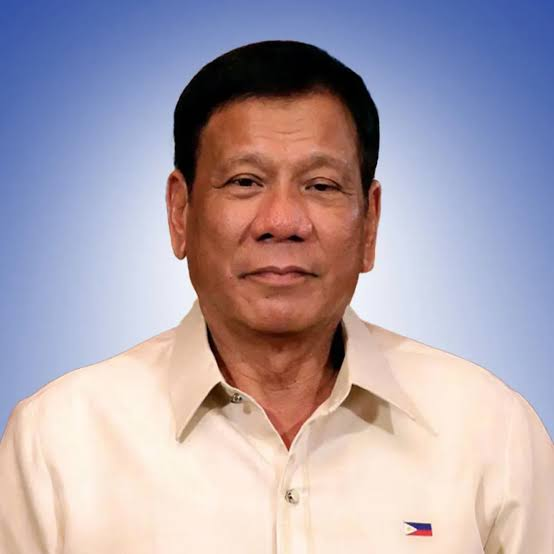
#> input picture v2-SPA/src/assets/resources/images/images.jpg, 554 x 554 px
$ python -i cropping.py   (imports and definitions only)
#> lines starting #> are read from the running program, lines starting #| are printed output that depends on the picture
import io
import cv2
import numpy as np
from PIL import Image, ImageOps

# Print quality DPI
DPI = 300

# PHOTO CONFIGURATION (actual print size @300dpi)
PHOTO_TYPES = {
    "1x1": {
        "width": 300,
        "height": 300,
        "crop_ratio": 1.0
    },
    "1.5x1.5": {
        "width": 450,
        "height": 450,
        "crop_ratio": 1.0
    },
    "2x2": {
        "width": 600,
        "height": 600,
        "crop_ratio": 1.0
    },
    # 35mm x 45mm
    "passport": {
        "width": 413,
        "height": 531,
        "crop_ratio": 35 / 45
    }
}


CASCADE_FILES = [
    "haarcascade_frontalface_default.xml",
    "haarcascade_frontalface_alt2.xml",
    "haarcascade_frontalface_alt.xml",
    "haarcascade_frontalface_alt_tree.xml",
]

# Detection parameter sets, ordered from strict to relaxed. Trying multiple
# parameter sets makes face detection robust to different image sizes, poses,
# and image-quality issues introduced by enhancement/background removal.
DETECTION_PARAM_SETS = [
    {"scaleFactor": 1.05, "minNeighbors": 6, "minSize": (35, 35), "flags": cv2.CASCADE_SCALE_IMAGE},
    {"scaleFactor": 1.10, "minNeighbors": 5, "minSize": (30, 30), "flags": cv2.CASCADE_SCALE_IMAGE},
    {"scaleFactor": 1.15, "minNeighbors": 4, "minSize": (25, 25), "flags": cv2.CASCADE_SCALE_IMAGE},
    {"scaleFactor": 1.20, "minNeighbors": 3, "minSize": (20, 20), "flags": cv2.CASCADE_SCALE_IMAGE},
]

# Upscale images smaller than this width before detection so the Haar cascade
# has enough resolution to find the face.
_MIN_DETECTION_WIDTH = 900


def _load_cascades():
    """Load every available Haar cascade classifier."""
    cascades = []
    for name in CASCADE_FILES:
        cascade = cv2.CascadeClassifier(cv2.data.haarcascades + name)
        if not cascade.empty():
            cascades.append(cascade)
    return cascades


_CASCADES = _load_cascades()


def _resize_for_detection(img, min_width=_MIN_DETECTION_WIDTH):
    """Upscale small images so faces are large enough for the Haar cascade."""
    h, w = img.shape[:2]
    if w >= min_width:
        return img, 1.0
    scale = min_width / float(w)
    new_size = (min_width, max(1, int(h * scale)))
    return cv2.resize(img, new_size, interpolation=cv2.INTER_CUBIC), scale


def _detect_faces(gray):
    """Detect faces using multiple cascades and parameter sets."""
    gray_work, scale = _resize_for_detection(gray)
    variants = [gray_work, cv2.equalizeHist(gray_work)]

    found = []
    for variant in variants:
        for cascade in _CASCADES:
            for params in DETECTION_PARAM_SETS:
                try:
                    faces = cascade.detectMultiScale(
                        variant,
                        scaleFactor=params["scaleFactor"],
                        minNeighbors=params["minNeighbors"],
                        minSize=params["minSize"],
                        flags=params["flags"],
                    )
                except cv2.error:
                    continue
                if len(faces) == 0:
                    continue
                faces = np.asarray(faces, dtype=np.float32)
                if scale != 1.0:
                    faces = faces / scale
                for (x, y, w, h) in faces:
                    found.append((int(x), int(y), int(w), int(h)))
    return found


# [212 lines left out: functions _merge_overlapping_boxes, _log_image, _decode_image, _clahe, crop_id_photo, not called in this run]

>>> import cv2
>>> picture = cv2.imread('../../v2-SPA/src/assets/resources/images/images.jpg', cv2.IMREAD_GRAYSCALE)
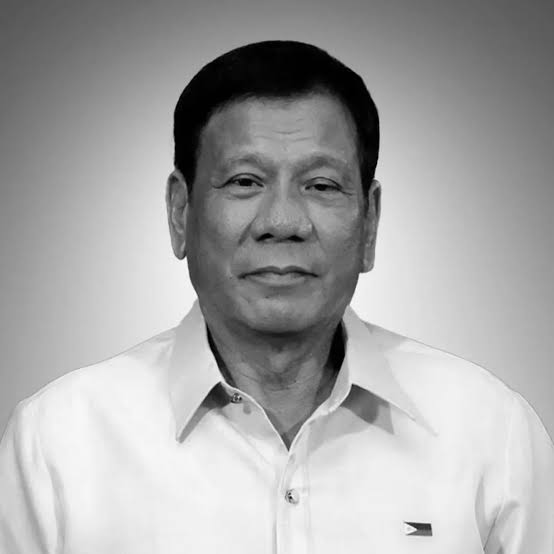
#> picture: shape (554, 554); min 0, max 255, mean 166.3
>>> result = _detect_faces(picture)
#> in _detect_faces, `gray_work, scale = _resize_for_detection(gray)`: scale = 1.62
#> the loop in _detect_faces, `for variant in variants:` made 2 passes
#> after the loop in _detect_faces, `for variant in variants:`: found = 33 items, first 6: (174, 97, 214, 214), (175, 99, 212, 212), (172, 96, 217, 217), (174, 100, 212, 212), (177, 100, 211, 211), (179, 103, 205, 205)
#> result has the same summary as found in _detect_faces

$ run again, on v2-SPA/src/assets/resources/images/imgBG.jpg
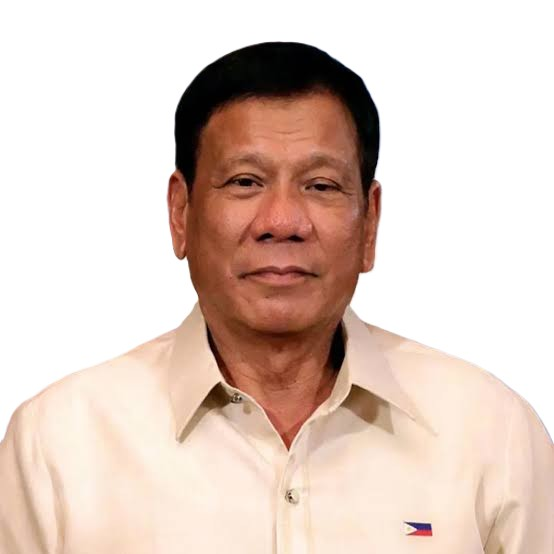
#> input picture v2-SPA/src/assets/resources/images/imgBG.jpg, 554 x 554 px
#> `picture = cv2.imread('../../v2-SPA/src/assets/resources/images/images...`:
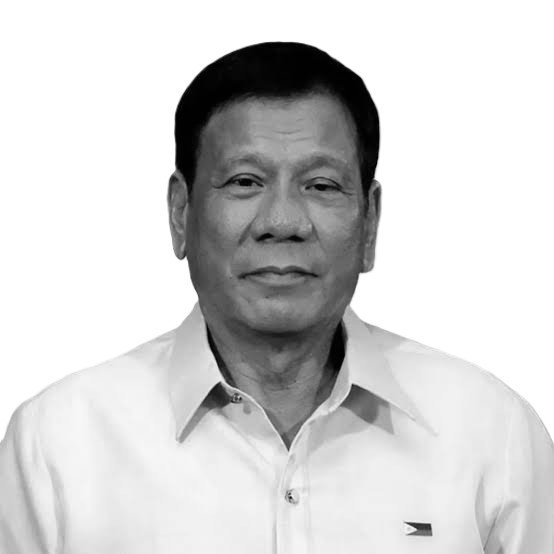
#> picture: shape (554, 554); min 0, max 255, mean 210.2
#> in _detect_faces, `gray_work, scale = _resize_for_detection(gray)`: scale = 1.62
#> the loop in _detect_faces, `for variant in variants:` made 2 passes
#> after the loop in _detect_faces, `for variant in variants:`: found = 33 items, first 6: (177, 99, 209, 209), (177, 99, 209, 209), (174, 97, 212, 212), (176, 102, 208, 208), (177, 100, 210, 210), (178, 103, 205, 205)
#> result has the same summary as found in _detect_faces

$ run again, on v2-SPA/src/assets/resources/images/id-photo.png
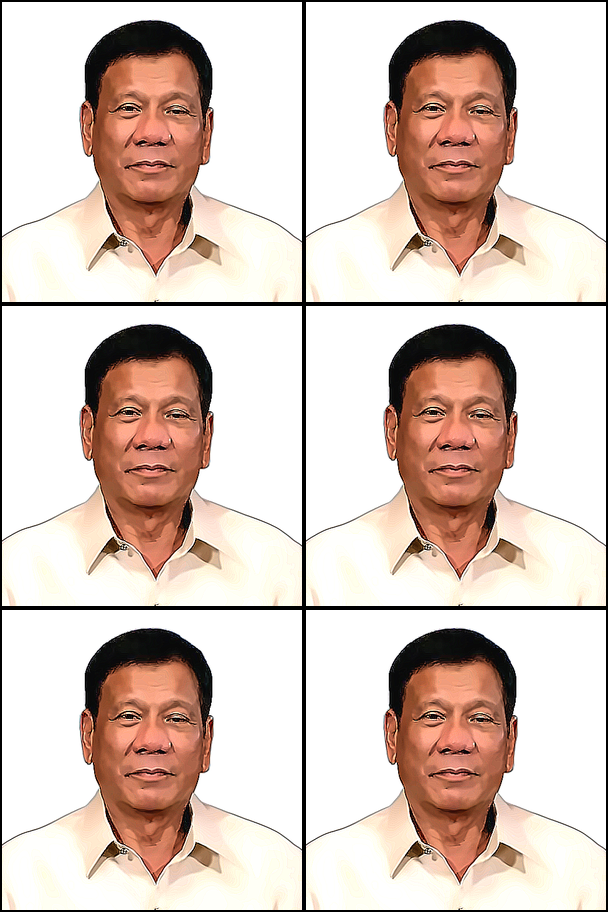
#> input picture v2-SPA/src/assets/resources/images/id-photo.png, 608 x 912 px
#> `picture = cv2.imread('../../v2-SPA/src/assets/resources/images/images...`:
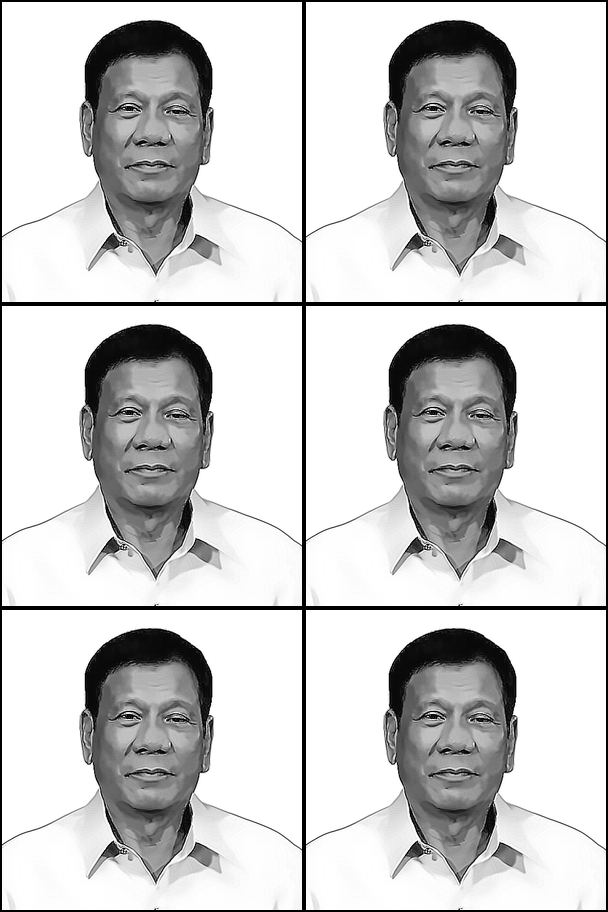
#> picture: shape (912, 608); min 0, max 255, mean 204.2
#> in _detect_faces, `gray_work, scale = _resize_for_detection(gray)`:
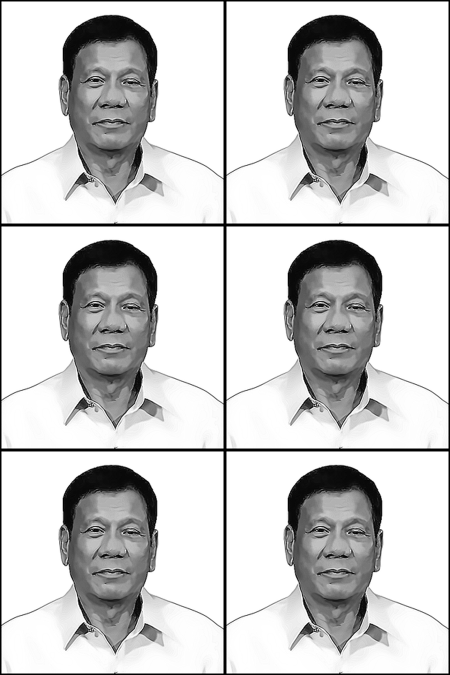
#> gray_work: shape (1350, 900) (shown at 1/2 size); min 0, max 255, mean 204.2
#> in _detect_faces, `gray_work, scale = _resize_for_detection(gray)`: scale = 1.48
#> the loop in _detect_faces, `for variant in variants:` made 2 passes
#> after the loop in _detect_faces, `for variant in variants:`: found = 173 items, first 6: (85, 57, 131, 131), (389, 665, 131, 131), (85, 665, 130, 130), (388, 56, 133, 133), (83, 359, 135, 135), (387, 359, 134, 134)
#> result has the same summary as found in _detect_faces
